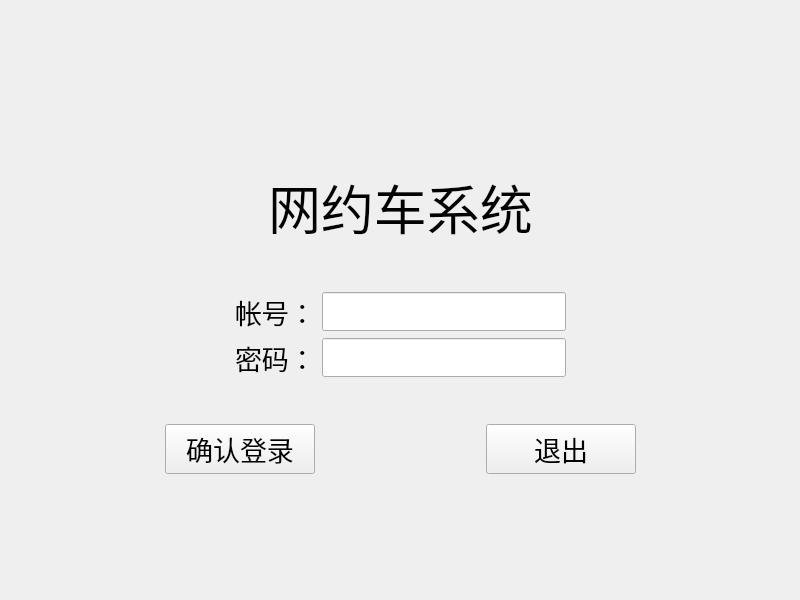
<?xml version="1.0" encoding="UTF-8"?>
<ui version="4.0">
 <class>Widget</class>
 <widget class="QWidget" name="Widget">
  <property name="geometry">
   <rect>
    <x>0</x>
    <y>0</y>
    <width>800</width>
    <height>600</height>
   </rect>
  </property>
  <property name="windowTitle">
   <string>Widget</string>
  </property>
  <widget class="QWidget" name="layoutWidget">
   <property name="geometry">
    <rect>
     <x>0</x>
     <y>40</y>
     <width>801</width>
     <height>561</height>
    </rect>
   </property>
   <layout class="QVBoxLayout" name="verticalLayout">
    <item>
     <spacer name="verticalSpacer_4">
      <property name="orientation">
       <enum>Qt::Vertical</enum>
      </property>
      <property name="sizeType">
       <enum>QSizePolicy::Expanding</enum>
      </property>
      <property name="sizeHint" stdset="0">
       <size>
        <width>20</width>
        <height>40</height>
       </size>
      </property>
     </spacer>
    </item>
    <item>
     <layout class="QHBoxLayout" name="horizontalLayout_2">
      <item>
       <spacer name="horizontalSpacer_4">
        <property name="orientation">
         <enum>Qt::Horizontal</enum>
        </property>
        <property name="sizeHint" stdset="0">
         <size>
          <width>40</width>
          <height>20</height>
         </size>
        </property>
       </spacer>
      </item>
      <item>
       <widget class="QLabel" name="label">
        <property name="font">
         <font>
          <pointsize>40</pointsize>
         </font>
        </property>
        <property name="text">
         <string>网约车系统</string>
        </property>
       </widget>
      </item>
      <item>
       <spacer name="horizontalSpacer_5">
        <property name="orientation">
         <enum>Qt::Horizontal</enum>
        </property>
        <property name="sizeHint" stdset="0">
         <size>
          <width>40</width>
          <height>20</height>
         </size>
        </property>
       </spacer>
      </item>
     </layout>
    </item>
    <item>
     <spacer name="verticalSpacer_3">
      <property name="orientation">
       <enum>Qt::Vertical</enum>
      </property>
      <property name="sizeType">
       <enum>QSizePolicy::Minimum</enum>
      </property>
      <property name="sizeHint" stdset="0">
       <size>
        <width>20</width>
        <height>40</height>
       </size>
      </property>
     </spacer>
    </item>
    <item>
     <layout class="QHBoxLayout" name="horizontalLayout_3">
      <item>
       <spacer name="horizontalSpacer_6">
        <property name="orientation">
         <enum>Qt::Horizontal</enum>
        </property>
        <property name="sizeHint" stdset="0">
         <size>
          <width>40</width>
          <height>20</height>
         </size>
        </property>
       </spacer>
      </item>
      <item>
       <layout class="QFormLayout" name="formLayout">
        <item row="0" column="0">
         <widget class="QLabel" name="label_2">
          <property name="font">
           <font>
            <pointsize>20</pointsize>
           </font>
          </property>
          <property name="text">
           <string>帐号：</string>
          </property>
         </widget>
        </item>
        <item row="0" column="1">
         <widget class="QLineEdit" name="lineEdit">
          <property name="font">
           <font>
            <pointsize>20</pointsize>
           </font>
          </property>
         </widget>
        </item>
        <item row="1" column="0">
         <widget class="QLabel" name="label_3">
          <property name="font">
           <font>
            <pointsize>20</pointsize>
           </font>
          </property>
          <property name="text">
           <string>密码：</string>
          </property>
         </widget>
        </item>
        <item row="1" column="1">
         <widget class="QLineEdit" name="lineEdit_2">
          <property name="font">
           <font>
            <pointsize>20</pointsize>
           </font>
          </property>
         </widget>
        </item>
       </layout>
      </item>
      <item>
       <spacer name="horizontalSpacer_7">
        <property name="orientation">
         <enum>Qt::Horizontal</enum>
        </property>
        <property name="sizeHint" stdset="0">
         <size>
          <width>40</width>
          <height>20</height>
         </size>
        </property>
       </spacer>
      </item>
     </layout>
    </item>
    <item>
     <spacer name="verticalSpacer_2">
      <property name="orientation">
       <enum>Qt::Vertical</enum>
      </property>
      <property name="sizeType">
       <enum>QSizePolicy::Minimum</enum>
      </property>
      <property name="sizeHint" stdset="0">
       <size>
        <width>20</width>
        <height>40</height>
       </size>
      </property>
     </spacer>
    </item>
    <item>
     <layout class="QHBoxLayout" name="horizontalLayout">
      <item>
       <spacer name="horizontalSpacer_2">
        <property name="orientation">
         <enum>Qt::Horizontal</enum>
        </property>
        <property name="sizeHint" stdset="0">
         <size>
          <width>40</width>
          <height>20</height>
         </size>
        </property>
       </spacer>
      </item>
      <item>
       <widget class="QPushButton" name="pushButton">
        <property name="minimumSize">
         <size>
          <width>150</width>
          <height>50</height>
         </size>
        </property>
        <property name="font">
         <font>
          <pointsize>20</pointsize>
         </font>
        </property>
        <property name="text">
         <string>确认登录</string>
        </property>
       </widget>
      </item>
      <item>
       <spacer name="horizontalSpacer">
        <property name="orientation">
         <enum>Qt::Horizontal</enum>
        </property>
        <property name="sizeType">
         <enum>QSizePolicy::Expanding</enum>
        </property>
        <property name="sizeHint" stdset="0">
         <size>
          <width>40</width>
          <height>20</height>
         </size>
        </property>
       </spacer>
      </item>
      <item>
       <widget class="QPushButton" name="pushButton_2">
        <property name="enabled">
         <bool>true</bool>
        </property>
        <property name="minimumSize">
         <size>
          <width>150</width>
          <height>50</height>
         </size>
        </property>
        <property name="font">
         <font>
          <pointsize>20</pointsize>
          <bold>false</bold>
          <kerning>true</kerning>
         </font>
        </property>
        <property name="text">
         <string>退出</string>
        </property>
       </widget>
      </item>
      <item>
       <spacer name="horizontalSpacer_3">
        <property name="orientation">
         <enum>Qt::Horizontal</enum>
        </property>
        <property name="sizeType">
         <enum>QSizePolicy::Expanding</enum>
        </property>
        <property name="sizeHint" stdset="0">
         <size>
          <width>40</width>
          <height>20</height>
         </size>
        </property>
       </spacer>
      </item>
     </layout>
    </item>
    <item>
     <spacer name="verticalSpacer">
      <property name="orientation">
       <enum>Qt::Vertical</enum>
      </property>
      <property name="sizeHint" stdset="0">
       <size>
        <width>20</width>
        <height>40</height>
       </size>
      </property>
     </spacer>
    </item>
   </layout>
  </widget>
 </widget>
 <resources/>
 <connections/>
</ui>
